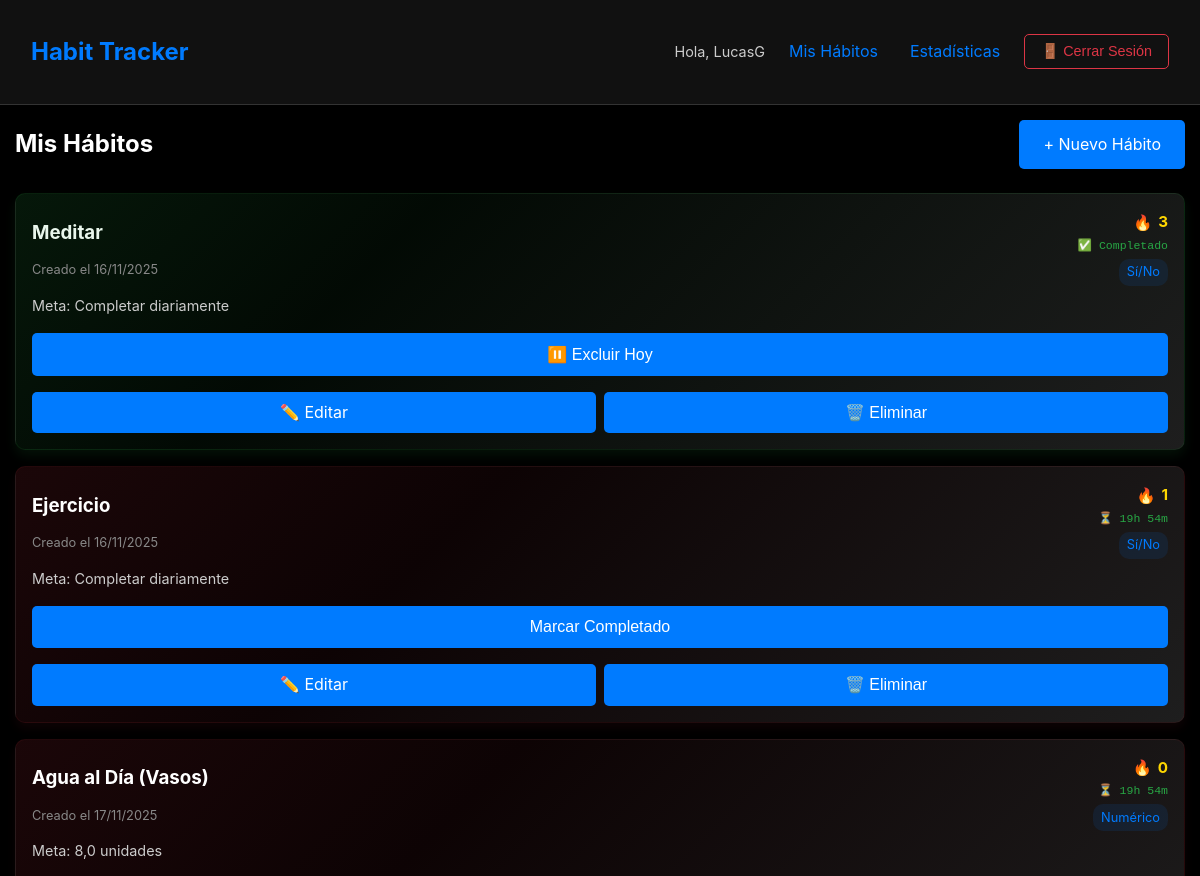
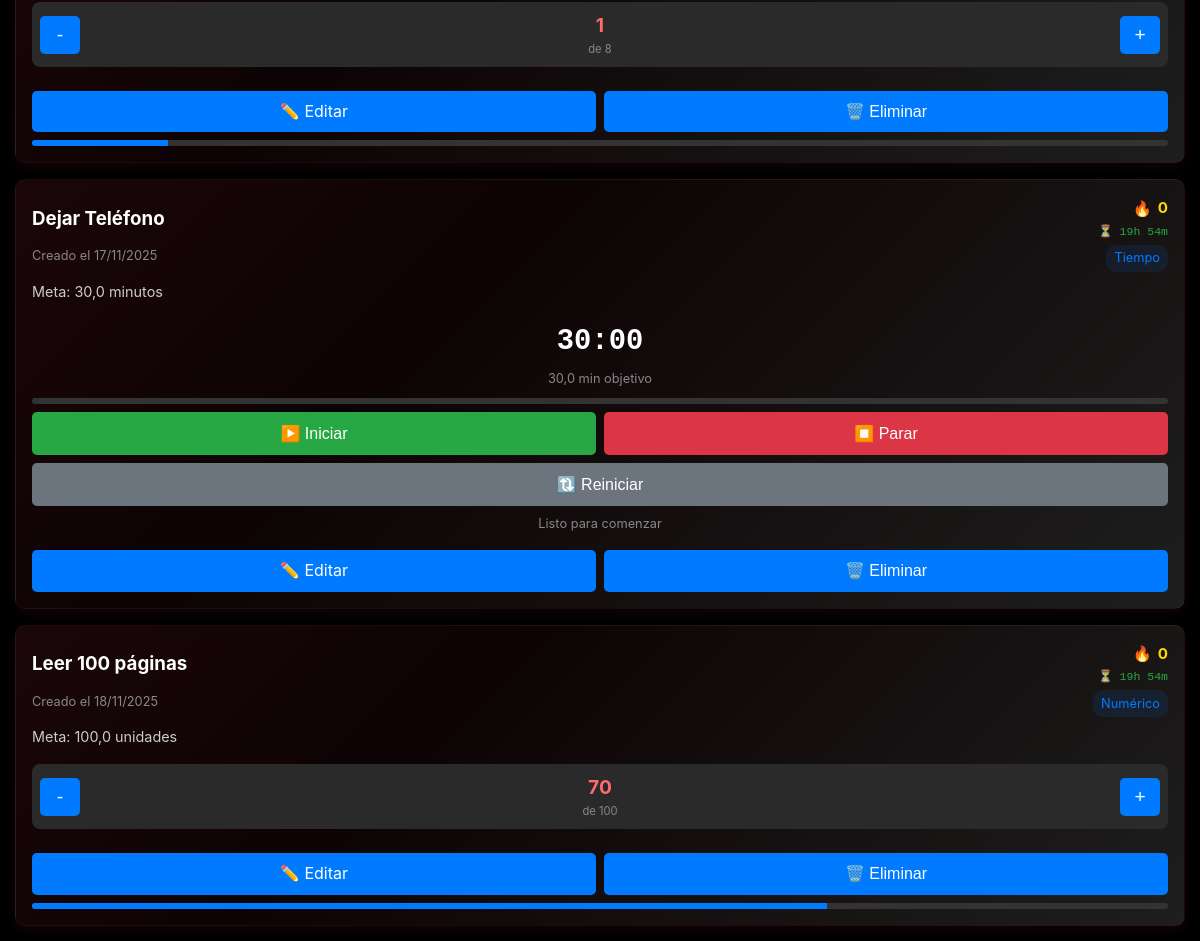
Screenshot of / (signed in) with the database file from the repository (2 pictures, top to bottom).
### habits/models.py (models this page shows, shortened)
class Habit(models.Model):
    GOAL_TYPES = [
        ('boolean', 'Sí/No'),
        ('numeric', 'Numérico'),
        ('time', 'Tiempo'),
    ]
    user = models.ForeignKey(User, on_delete=models.CASCADE)
    name = models.CharField(max_length=200)
    goal_type = models.CharField(max_length=10, choices=GOAL_TYPES, default='boolean')
    target = models.FloatField(default=1.0)
    created_at = models.DateTimeField(auto_now_add=True)
    timer_state = models.CharField(max_length=20, default='stopped')  # stopped, running, paused
    timer_started_at = models.DateTimeField(null=True, blank=True)
    accumulated_time = models.FloatField(default=0.0)  # tiempo acumulado en segundos
    last_paused_at = models.DateTimeField(null=True, blank=True)
    def formatted_created_at(self):
        return self.created_at.strftime("%d/%m/%Y")
    @property
    def current_streak(self):
        logs_manager = self.habitlog_set  # relacionado estándar
        if logs_manager is None:
            return 0
        def get_log_for(day):
            return logs_manager.filter(date=day).order_by('-id').first()
        count = 0
        today = timezone.localdate()
        if not logs_manager.filter(date=today).exists():
            current_day = today - timedelta(days=1)
        else:
            current_day = today
        while True:
            log = get_log_for(current_day)
            if not log:
                break
            if getattr(log, 'excluded', False):
                current_day -= timedelta(days=1)
                continue
            try:
                value = float(getattr(log, 'value', 0) or 0)
            except Exception:
                value = 0
            if self.goal_type == 'boolean':
                completed = value >= 1
            else:
                try:
                    target = float(self.target or 0)
                except Exception:
                    target = 0
                completed = value >= target
            if completed:
                count += 1
                current_day -= timedelta(days=1)
                continue
            break
        return count
    def is_completed_today(self):
        today = timezone.localdate()
        try:
            log = HabitLog.objects.get(habit=self, date=today)
            if log.excluded:
                return False
            if self.goal_type == 'boolean':
                return log.value >= 1
            else:
                return log.value >= self.target
        except HabitLog.DoesNotExist:
            return False
    def hours_until_midnight(self):
        now = timezone.now()
        tomorrow = now + timedelta(days=1)
        midnight = tomorrow.replace(hour=0, minute=0, second=0, microsecond=0)
        time_left = midnight - now
        return int(time_left.total_seconds() // 3600), int((time_left.total_seconds() % 3600) // 60)
    def format_time(self, seconds):
        minutes = int(seconds // 60)
        secs = int(seconds % 60)
        return f"{minutes:02d}:{secs:02d}"
    @property
    def formatted_target_time(self):
        try:
            total_seconds = int(self.target * 60)
        except Exception:
            total_seconds = 0
        return self.format_time(total_seconds)

class HabitLog(models.Model):
    habit = models.ForeignKey(Habit, on_delete=models.CASCADE)
    date = models.DateField(default=timezone.now)
    value = models.FloatField(default=0.0)
    excluded = models.BooleanField(default=False)
    class Meta:
        unique_together = ['habit', 'date']

### habits/views.py (the view)
# urls.py: path('', views.habit_list, name='habit_list'),
@login_required
def habit_list(request):
    habits = Habit.objects.filter(user=request.user)
    today = timezone.localdate()
    for habit in habits:
        try:
            habit.today_log = HabitLog.objects.get(habit=habit, date=today)
        except HabitLog.DoesNotExist:
            habit.today_log = None
    return render(request, 'habits/habit_list.html', {'habits': habits, 'today': today})

### templates/habits/habit_list.html (shortened to what this page needs)
{% extends 'base.html' %}
{% block content %}
<div style="display: flex; justify-content: space-between; align-items: center; margin-bottom: 1.5rem;">
    <h2>Mis Hábitos</h2>
    <a href="{% url 'habit_create' %}" class="btn">+ Nuevo Hábito</a>
</div>
<div class="habit-grid">
    {% for habit in habits %}
    <div class="habit-card {% if habit.today_log and habit.today_log.value >= habit.target and not habit.today_log.excluded %}completed{% endif %}
                {% if habit.today_log and habit.today_log.excluded %}excluded{% endif %}"
         id="habit-{{ habit.id }}">
        <div style="display:flex; justify-content:space-between; align-items:center; gap:0.75rem; margin-bottom:0.25rem;">
            <h3 style="flex:1 1 auto; margin:0; margin-right:0.75rem; min-width:0; overflow:hidden; text-overflow:ellipsis; white-space:nowrap;">
                {{ habit.name }}
            </h3>
            <div style="display:flex; flex-direction:column; align-items:flex-end; gap:2px; flex:0 0 auto; min-width:0;">
                <div style="display:flex; align-items:center; gap:6px;">
                    <div class="streak" aria-hidden="true" style="font-size:0.95rem; line-height:1;">🔥</div>
                    <div style="font-weight:700; font-size:0.95rem; color: #ffd700; min-width:0; text-align:right;">
                        {{ habit.current_streak }}
                    </div>
                </div>
                <div class="individual-timer" data-habit-id="{{ habit.id }}"
                     style="font-size:0.72rem; font-family:monospace; color:#ffc107; text-align:right;">
                    {% if habit.today_log and habit.today_log.excluded %}
                        <span style="color: #6c757d;">⏸️ Día excluido</span>
                    {% elif habit.is_completed_today %}
                        <span style="color: #28a745;">✅ Completado</span>
                    {% else %}
                        {% with habit.hours_until_midnight as time_left %}
                        <span>⏳ {{ time_left.0 }}h {{ time_left.1 }}m</span>
                        {% endwith %}
                    {% endif %}
                </div>
            </div>
        </div>
        <div style="display: flex; justify-content: space-between; align-items: center; margin-bottom: 0.5rem; flex-wrap: wrap;">
            <span style="font-size: 0.8rem; color: #888; margin-bottom: 0.25rem;">
                Creado el {{ habit.formatted_created_at }}
            </span>
            <span style="font-size: 0.8rem; color: #007bff; background: rgba(0,123,255,0.1); padding: 0.2rem 0.5rem; border-radius: 10px;">
                {{ habit.get_goal_type_display }}
            </span>
        </div>
        <div style="margin-bottom: 1rem; font-size: 0.9rem; color: #ccc;">
            {% if habit.goal_type == 'boolean' %}
                Meta: Completar diariamente
            {% else %}
                Meta: {{ habit.target }} {% if habit.goal_type == 'time' %}minutos{% else %}unidades{% endif %}
            {% endif %}
        </div>
        <div style="display: flex; flex-direction: column; gap: 0.5rem;">
            {% if habit.today_log and habit.today_log.excluded %}
                <div style="text-align: center; padding: 0.75rem; background: #6c757d; color: white; border-radius: 5px;">
                    ⏸️ Día excluido
                </div>
                <div style="display: flex; gap: 0.5rem;">
                    <form method="post" action="{% url 'log_habit' habit.id %}" style="flex: 1;">
                        {% csrf_token %}
                        <input type="hidden" name="value" value="0">
                        <button type="submit" class="btn btn-outline" style="width: 100%;">
                            🔄 Reactivar
                        </button>
                    </form>
                </div>
            {% elif habit.today_log and habit.today_log.value >= habit.target and not habit.today_log.excluded %}
                <form method="post" action="{% url 'exclude_day' habit.id %}" style="width: 100%;">
                    <button type="submit" class="btn btn-outline" style="width: 100%; color: #ffffffff;"
                            onclick="return confirm('¿Excluir hoy sin afectar tu racha de {{ habit.current_streak }} días?')">
                        ⏸️ Excluir Hoy
                    </button>
                </form>
            {% else %}
                {% if habit.goal_type == 'boolean' %}
                    <form method="post" action="{% url 'log_habit' habit.id %}" style="width: 100%;">
                        <button type="submit" class="btn" style="width: 100%;">
                            Marcar Completado
                        </button>
                    </form>
                {% elif habit.goal_type == 'numeric' %}
                    <div style="display: flex; gap: 0.5rem; align-items: center; margin-bottom: 0.5rem;">
                        <div style="display: flex; align-items: center; gap: 0.5rem; flex: 1; background: #2a2a2a; border-radius: 8px; padding: 0.5rem;">
                            <button type="button" class="btn btn-outline decrement-btn"
                                    data-habit-id="{{ habit.id }}"
                                    style="padding: 0.5rem; min-width: 40px; font-size: 1.2rem;">-</button>
                            <div style="text-align: center; flex: 1;">
                                <div id="value-{{ habit.id }}" class="habit-value"
                                     data-target="{{ habit.target }}"
                                     style="font-size: 1.2rem; font-weight: bold; color: #007bff;">
                                    {{ habit.today_log.value|default:0|floatformat:0 }}
                                </div>
                                <div style="font-size: 0.7rem; color: #888;">
                                    de {{ habit.target|floatformat:0 }}
                                </div>
                            </div>
                            <button type="button" class="btn btn-outline increment-btn"
                                    data-habit-id="{{ habit.id }}"
                                    style="padding: 0.5rem; min-width: 40px; font-size: 1.2rem;">+</button>
                        </div>
                    </div>
                {% elif habit.goal_type == 'time' %}
                    <div class="timer-container">
                        <div class="timer-display-compact" style="display:flex; flex-direction:column; align-items:center; justify-content:center;">
                            <div id="timer-display-{{ habit.id }}" class="timer-display timer-time"
                                 style="font-size: 1.8rem; font-weight: bold; font-family: monospace; text-align: center; display:block;">
                                {{ habit.formatted_target_time }}
                            </div>
                            <div class="timer-target" style="font-size: 0.8rem; color: #888; margin-top: 0.25rem; text-align: center;">
                                {{ habit.target }} min objetivo
                            </div>
                        </div>
                        <div style="background: #333; border-radius: 10px; height: 6px; margin: 0.5rem 0; overflow: hidden;">
                        </div>
                        <div class="timer-controls-compact">
                            <div style="display: grid; grid-template-columns: 1fr 1fr; gap: 0.5rem; margin-bottom: 0.5rem;">
                                <button type="button" class="btn timer-start-btn"
                                        data-habit-id="{{ habit.id }}"
                                        style="background: #28a745; {% if habit.timer_state == 'running' %}display: none;{% endif %}">
                                    ▶️ Iniciar
                                </button>
                                <button type="button" class="btn timer-stop-btn"
                                        data-habit-id="{{ habit.id }}"
                                        style="background: #dc3545;">
                                    ⏹️ Parar
                                </button>
                            </div>
                            <button type="button" class="btn timer-reset-btn"
                                    data-habit-id="{{ habit.id }}"
                                    style="background: #6c757d; width: 100%;">
                                🔃 Reiniciar
                            </button>
                        </div>
                        <div id="timer-status-{{ habit.id }}" style="text-align: center; margin-top: 0.5rem; font-size: 0.8rem; color: #888;">
                            {% if habit.timer_state == 'running' %}
                                ⏱️ En progreso...
                            {% elif habit.timer_state == 'paused' %}
                                ⏸️ Pausado
                            {% else %}
                                Listo para comenzar
                            {% endif %}
                        </div>
                    </div>
                {% endif %}
            {% endif %}
            <div style="display: flex; gap: 0.5rem; margin-top: 0.5rem;">
                <a href="{% url 'habit_edit' habit.id %}" class="btn btn-outline" style="flex: 1; padding: 0.5rem; text-align: center;">
                    ✏️ Editar
                </a>
                <button type="button" class="btn btn-outline" style="flex: 1; padding: 0.5rem; color: #ffffffff; text-align: center;"
                        onclick="confirmDelete({{ habit.id }}, '{{ habit.name|escapejs }}')">
                    🗑️ Eliminar
                </button>
            </div>
        </div>
        {% if habit.goal_type == 'numeric' and not habit.today_log.excluded %}
        <div style="margin-top: 0.5rem; background: #333; border-radius: 4px; height: 6px; overflow: hidden;">
            <div id="progress-{{ habit.id }}" class="progress-bar"
                 style="height: 100%; background: #007bff; width:
                 {% widthratio habit.today_log.value|default:0 habit.target 100 %}%;
                 transition: width 0.3s ease;">
            </div>
        </div>
        {% endif %}
    </div>
    {% empty %}
    <div class="card" style="text-align: center; padding: 2rem;">
        <h3>No tienes hábitos registrados</h3>
        <p style="margin: 1rem 0; color: #ccc;">Comienza creando tu primer hábito</p>
        <a href="{% url 'habit_create' %}" class="btn">Crear Primer Hábito</a>
    </div>
    {% endfor %}
</div>
{% endblock %}

### templates/base.html (shortened to what this page needs)
<!DOCTYPE html>
{% load static %}
<html lang="es">
<head>
</head>
<body>
    <div class="header">
        <div class="container">
            <div class="nav">
                <div class="brand">Habit Tracker</div>
                <div class="nav-menu" id="navMenu">
                    {% if user.is_authenticated %}
                        <div class="user-info">
                            <span class="username">Hola, {{ user.username }}</span>
                            <a href="{% url 'habit_list' %}">Mis Hábitos</a>
                            <a href="{% url 'statistics' %}">Estadísticas</a>
                            <form method="post" action="{% url 'logout' %}">
                                <button type="submit" class="logout-btn">🚪 Cerrar Sesión</button>
                            </form>
                        </div>
                    {% else %}
                        <a href="{% url 'login' %}">Ingresar</a>
                        <a href="{% url 'register' %}">Registrarse</a>
                    {% endif %}
                </div>
            </div>
        </div>
    </div>
    <div class="container">
        {% block content %}
        {% endblock %}
    </div>
</body>
</html>

### rows the page displays
Habit: name "Meditar", current_streak "3", shows "✅ Completado", formatted_created_at "16/11/2025", goal_type "Sí/No", shows "Meta: Completar diariamente"
Habit: name "Ejercicio", current_streak "1", formatted_created_at "16/11/2025", goal_type "Sí/No", shows "Meta: Completar diariamente", shows "Marcar Completado"
Habit: name "Agua al Día (Vasos)", current_streak "0", formatted_created_at "17/11/2025", goal_type "Numérico", target "8,0", shows "unidades", today_log.value "1", target "8"
Habit: name "Dejar Teléfono", current_streak "0", formatted_created_at "17/11/2025", goal_type "Tiempo", target "30,0", shows "minutos", formatted_target_time "30:00", timer_state "Listo para comenzar"
Habit: name "Leer 100 páginas", current_streak "0", formatted_created_at "18/11/2025", goal_type "Numérico", target "100,0", shows "unidades", today_log.value "70", target "100"

### other values shown
{{ user.username }} "LucasG"
